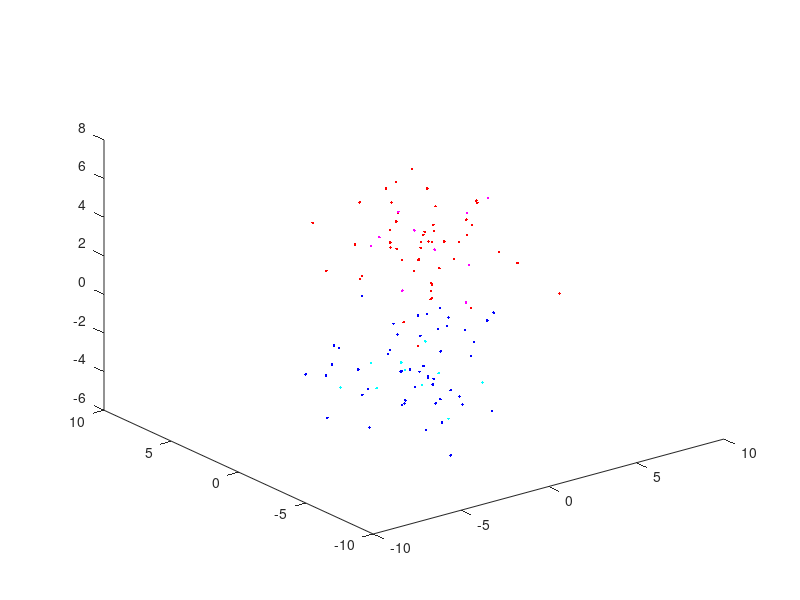

Reproduce this figure in MATLAB. (Note: this script raises an error after producing the figure.)
%  test my_trainsvm

n1=50;
n2=50;

x1m = [2,2,2]';
x1s = 2;

x2m = [-2,-2,-2]';
x2s = 2;

dim=length(x1m);

x1 = repmat(x1m,1,n1)+ randn(dim,n1)*x1s;
x2 = repmat(x2m,1,n2)+ randn(dim,n2)*x2s;
y1 = ones(n1,1);
y2 = -ones(n2,1);

X=[x1,x2];
Y=[y1;y2];
figure(1);clf;
plot3(X(1,1:n1),X(2,1:n1),X(3,1:n1),'r.');hold on;
plot3(X(1,n1+1:end),X(2,n1+1:end),X(3,n1+1:end),'b.');

sigma2=1/(1.8);
%% generate test samples
n1t=10;
n2t=10;

x1 = repmat(x1m,1,n1t)+ randn(dim,n1t)*x1s;
x2 = repmat(x2m,1,n2t)+ randn(dim,n2t)*x2s;
y1 = ones(n1t,1);
y2 = -ones(n2t,1);

Xt=[x1,x2];
Yt=[y1;y2];

plot3(Xt(1,1:n1t),Xt(2,1:n1t),Xt(3,1:n1t),'m.');
plot3(Xt(1,n1t+1:end),Xt(2,n1t+1:end),Xt(3,n1t+1:end),'c.');


%%
sv=my_trainsvm(X,Y,sigma2);
[g_predict,b] = my_predictsvm(sv, Xt);
error_rate=nnz(g_predict.*Yt<0)/(n1t+n2t);
fprintf('Error rate: %g%%.\n', error_rate*100);


